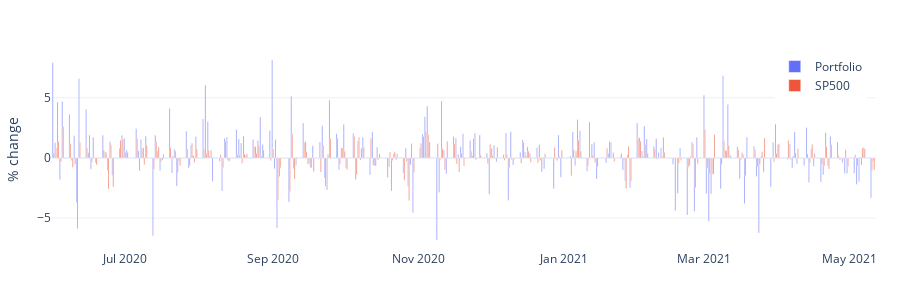

Write notebook code for a chart like this one.
### Code cell
fig2 = go.Figure(data=[
    go.Bar(name='Portfolio', x=plotlydf_portfval['date'], y=plotlydf_portfval['ptf_value_pctch']),
    go.Bar(name='SP500', x=plotlydf_portfval['date'], y=plotlydf_portfval['sp500_pctch'])
])
# Change the bar mode
fig2.update_layout(barmode='group')
fig2.layout.template = CHART_THEME
fig2.layout.height=300
fig2.update_layout(margin = dict(t=50, b=50, l=25, r=25))
fig2.update_layout(
#     title='% variation - Portfolio vs SP500',
    xaxis_tickfont_size=12,
    yaxis=dict(
        title='% change',
        titlefont_size=14,
        tickfont_size=12,
        ))
fig2.update_layout(legend=dict(
    yanchor="top",
    y=0.99,
    xanchor="right",
    x=0.99))

fig2.show()

### Figure 1 — Plotly figure (JSON) as saved in the notebook; plotly's stock layout.template omitted (floating-point values rounded to 4 significant figures; data arrays with more than 128 entries replaced by an {"elided": "..."} marker saying what was removed)
{"data": [{"name": "Portfolio", "type": "bar", "x": {"elided": "239 str values"}, "y": {"elided": "239 float values"}}, {"name": "SP500", "type": "bar", "x": {"elided": "239 str values"}, "y": {"elided": "239 float values"}}], "layout": {"barmode": "group", "height": 300, "legend": {"x": 0.99, "xanchor": "right", "y": 0.99, "yanchor": "top"}, "margin": {"b": 50, "l": 25, "r": 25, "t": 50}, "xaxis": {"tickfont": {"size": 12}}, "yaxis": {"tickfont": {"size": 12}, "title": {"font": {"size": 14}, "text": "% change"}}}}
